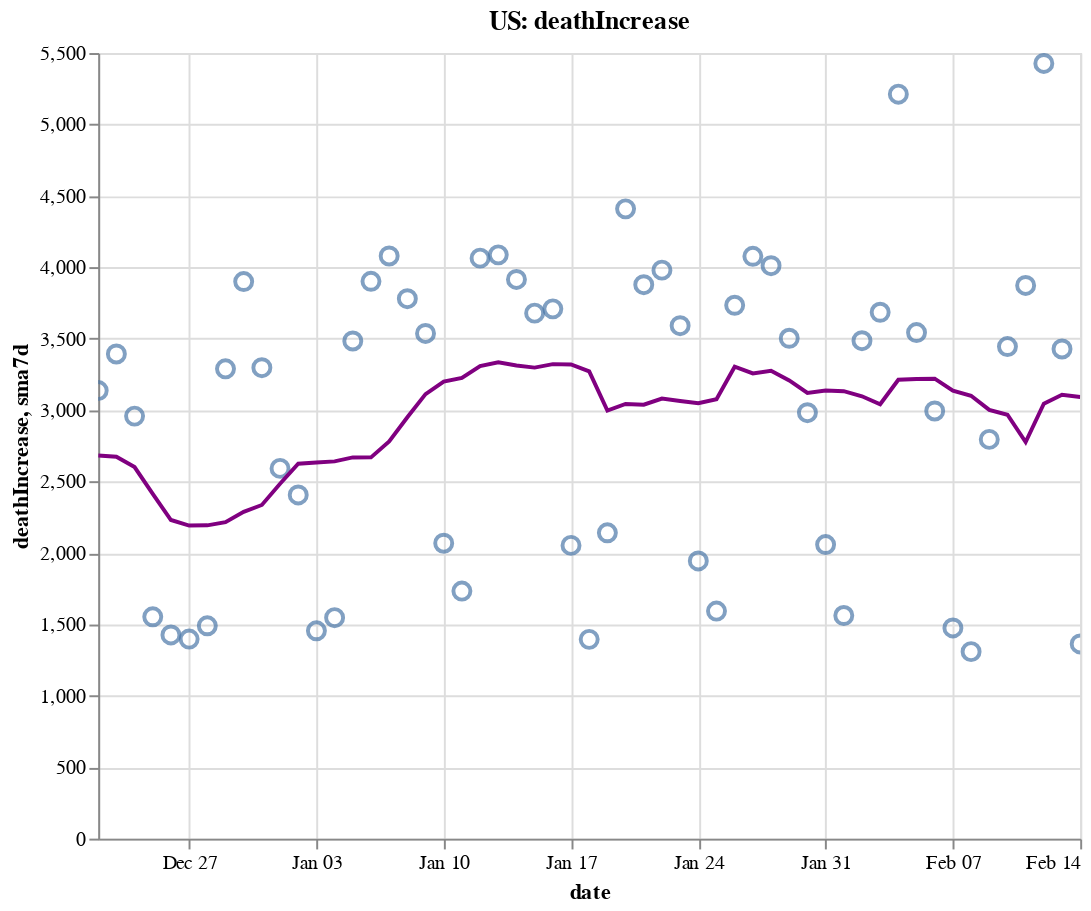

This figure's notebook cell:
### Code cell
create_plot(us, 'deathIncrease')

### Figure 1 — Vega-Lite specification as saved in the notebook (floating-point values rounded to 4 significant figures)
{"config": {"view": {"continuousWidth": 400, "continuousHeight": 300}}, "layer": [{"layer": [{"mark": {"type": "point", "size": 75}, "encoding": {"tooltip": [{"type": "temporal", "field": "date"}, {"type": "quantitative", "field": "deathIncrease"}, {"type": "quantitative", "field": "sma7d"}], "x": {"type": "temporal", "field": "date"}, "y": {"type": "quantitative", "field": "deathIncrease"}}, "selection": {"selector006": {"type": "interval", "bind": "scales", "encodings": ["x", "y"]}}}, {"mark": {"type": "line", "color": "purple"}, "encoding": {"x": {"type": "temporal", "field": "date"}, "y": {"type": "quantitative", "field": "sma7d"}}}]}, {"mark": {"type": "rule", "color": "#aaa"}, "encoding": {"x": {"type": "temporal", "field": "date"}}, "transform": [{"filter": {"selection": "selector005"}}]}, {"mark": "circle", "encoding": {"opacity": {"condition": {"value": 1, "selection": "selector005"}, "value": 0}, "tooltip": [{"type": "temporal", "field": "date"}, {"type": "quantitative", "field": "deathIncrease"}, {"type": "quantitative", "field": "sma7d"}], "x": {"type": "temporal", "field": "date"}, "y": {"type": "quantitative", "field": "deathIncrease"}}, "selection": {"selector005": {"type": "single", "encodings": ["x"], "on": "mouseover", "nearest": true, "empty": "none"}}}, {"mark": {"type": "text", "align": "left", "dx": 5, "dy": -5, "stroke": "white", "strokeWidth": 2}, "encoding": {"text": {"type": "quantitative", "field": "deathIncrease"}, "tooltip": [{"type": "temporal", "field": "date"}, {"type": "quantitative", "field": "deathIncrease"}, {"type": "quantitative", "field": "sma7d"}], "x": {"type": "temporal", "field": "date"}, "y": {"type": "quantitative", "field": "deathIncrease"}}, "transform": [{"filter": {"selection": "selector005"}}]}, {"mark": {"type": "text", "align": "left", "dx": 5, "dy": -5}, "encoding": {"text": {"type": "quantitative", "field": "deathIncrease"}, "tooltip": [{"type": "temporal", "field": "date"}, {"type": "quantitative", "field": "deathIncrease"}, {"type": "quantitative", "field": "sma7d"}], "x": {"type": "temporal", "field": "date"}, "y": {"type": "quantitative", "field": "deathIncrease"}}, "transform": [{"filter": {"selection": "selector005"}}]}], "data": {"name": "data-263979b128e6219eb6b9e20385423e3b"}, "height": 400, "title": "US: deathIncrease", "width": 500, "$schema": "https://vega.github.io/schema/vega-lite/v4.8.1.json", "datasets": {"data-263979b128e6219eb6b9e20385423e3b": [{"date": "2020-12-22T00:00:00", "totalTestResultsIncrease": 1758000.0, "positiveIncrease": 193000.0, "death": 314100.0, "deathIncrease": 3137.0, "positiveRate": 0.11, "state": "US", "sma7d": 2682.0}, {"date": "2020-12-23T00:00:00", "totalTestResultsIncrease": 1780000.0, "positiveIncrease": 224500.0, "death": 317500.0, "deathIncrease": 3393.0, "positiveRate": 0.126, "state": "US", "sma7d": 2674.0}, {"date": "2020-12-24T00:00:00", "totalTestResultsIncrease": 1973000.0, "positiveIncrease": 206700.0, "death": 320400.0, "deathIncrease": 2958.0, "positiveRate": 0.105, "state": "US", "sma7d": 2601.0}, {"date": "2020-12-25T00:00:00", "totalTestResultsIncrease": 1416000.0, "positiveIncrease": 126800.0, "death": 322000.0, "deathIncrease": 1553.0, "positiveRate": 0.09, "state": "US", "sma7d": 2414.0}, {"date": "2020-12-26T00:00:00", "totalTestResultsIncrease": 2158000.0, "positiveIncrease": 190600.0, "death": 323400.0, "deathIncrease": 1426.0, "positiveRate": 0.088, "state": "US", "sma7d": 2231.0}, {"date": "2020-12-27T00:00:00", "totalTestResultsIncrease": 1371000.0, "positiveIncrease": 153500.0, "death": 324800.0, "deathIncrease": 1397.0, "positiveRate": 0.112, "state": "US", "sma7d": 2192.0}, {"date": "2020-12-28T00:00:00", "totalTestResultsIncrease": 1493000.0, "positiveIncrease": 164100.0, "death": 326300.0, "deathIncrease": 1490.0, "positiveRate": 0.11, "state": "US", "sma7d": 2193.0}, {"date": "2020-12-29T00:00:00", "totalTestResultsIncrease": 1322000.0, "positiveIncrease": 199700.0, "death": 329600.0, "deathIncrease": 3289.0, "positiveRate": 0.151, "state": "US", "sma7d": 2215.0}, {"date": "2020-12-30T00:00:00", "totalTestResultsIncrease": 1568000.0, "positiveIncrease": 229500.0, "death": 333500.0, "deathIncrease": 3900.0, "positiveRate": 0.146, "state": "US", "sma7d": 2288.0}, {"date": "2020-12-31T00:00:00", "totalTestResultsIncrease": 1786000.0, "positiveIncrease": 226200.0, "death": 336800.0, "deathIncrease": 3297.0, "positiveRate": 0.127, "state": "US", "sma7d": 2336.0}, {"date": "2021-01-01T00:00:00", "totalTestResultsIncrease": 1395000.0, "positiveIncrease": 182900.0, "death": 339400.0, "deathIncrease": 2592.0, "positiveRate": 0.131, "state": "US", "sma7d": 2484.0}, {"date": "2021-01-02T00:00:00", "totalTestResultsIncrease": 2104000.0, "positiveIncrease": 280300.0, "death": 341800.0, "deathIncrease": 2406.0, "positiveRate": 0.133, "state": "US", "sma7d": 2624.0}, {"date": "2021-01-03T00:00:00", "totalTestResultsIncrease": 1430000.0, "positiveIncrease": 208500.0, "death": 343300.0, "deathIncrease": 1455.0, "positiveRate": 0.146, "state": "US", "sma7d": 2633.0}, {"date": "2021-01-04T00:00:00", "totalTestResultsIncrease": 1582000.0, "positiveIncrease": 179600.0, "death": 344800.0, "deathIncrease": 1547.0, "positiveRate": 0.114, "state": "US", "sma7d": 2641.0}, {"date": "2021-01-05T00:00:00", "totalTestResultsIncrease": 1715000.0, "positiveIncrease": 219100.0, "death": 348300.0, "deathIncrease": 3484.0, "positiveRate": 0.128, "state": "US", "sma7d": 2669.0}, {"date": "2021-01-06T00:00:00", "totalTestResultsIncrease": 1638000.0, "positiveIncrease": 250200.0, "death": 352200.0, "deathIncrease": 3902.0, "positiveRate": 0.153, "state": "US", "sma7d": 2669.0}, {"date": "2021-01-07T00:00:00", "totalTestResultsIncrease": 1946000.0, "positiveIncrease": 272000.0, "death": 356300.0, "deathIncrease": 4079.0, "positiveRate": 0.14, "state": "US", "sma7d": 2781.0}, {"date": "2021-01-08T00:00:00", "totalTestResultsIncrease": 2164000.0, "positiveIncrease": 295100.0, "death": 360000.0, "deathIncrease": 3780.0, "positiveRate": 0.136, "state": "US", "sma7d": 2950.0}, {"date": "2021-01-09T00:00:00", "totalTestResultsIncrease": 2112000.0, "positiveIncrease": 269400.0, "death": 363600.0, "deathIncrease": 3537.0, "positiveRate": 0.128, "state": "US", "sma7d": 3112.0}, {"date": "2021-01-10T00:00:00", "totalTestResultsIncrease": 2025000.0, "positiveIncrease": 228700.0, "death": 365700.0, "deathIncrease": 2068.0, "positiveRate": 0.113, "state": "US", "sma7d": 3200.0}, {"date": "2021-01-11T00:00:00", "totalTestResultsIncrease": 1867000.0, "positiveIncrease": 195300.0, "death": 367400.0, "deathIncrease": 1733.0, "positiveRate": 0.105, "state": "US", "sma7d": 3226.0}, {"date": "2021-01-12T00:00:00", "totalTestResultsIncrease": 1959000.0, "positiveIncrease": 218000.0, "death": 371400.0, "deathIncrease": 4064.0, "positiveRate": 0.111, "state": "US", "sma7d": 3309.0}, {"date": "2021-01-13T00:00:00", "totalTestResultsIncrease": 1840000.0, "positiveIncrease": 224500.0, "death": 375500.0, "deathIncrease": 4087.0, "positiveRate": 0.122, "state": "US", "sma7d": 3335.0}, {"date": "2021-01-14T00:00:00", "totalTestResultsIncrease": 2044000.0, "positiveIncrease": 225600.0, "death": 379500.0, "deathIncrease": 3915.0, "positiveRate": 0.11, "state": "US", "sma7d": 3312.0}, {"date": "2021-01-15T00:00:00", "totalTestResultsIncrease": 2322000.0, "positiveIncrease": 246500.0, "death": 383100.0, "deathIncrease": 3679.0, "positiveRate": 0.106, "state": "US", "sma7d": 3298.0}, {"date": "2021-01-16T00:00:00", "totalTestResultsIncrease": 2079000.0, "positiveIncrease": 218100.0, "death": 386800.0, "deathIncrease": 3709.0, "positiveRate": 0.105, "state": "US", "sma7d": 3322.0}, {"date": "2021-01-17T00:00:00", "totalTestResultsIncrease": 1893000.0, "positiveIncrease": 187200.0, "death": 388900.0, "deathIncrease": 2053.0, "positiveRate": 0.099, "state": "US", "sma7d": 3320.0}, {"date": "2021-01-18T00:00:00", "totalTestResultsIncrease": 2116000.0, "positiveIncrease": 150800.0, "death": 390300.0, "deathIncrease": 1395.0, "positiveRate": 0.071, "state": "US", "sma7d": 3272.0}, {"date": "2021-01-19T00:00:00", "totalTestResultsIncrease": 1728000.0, "positiveIncrease": 146600.0, "death": 392400.0, "deathIncrease": 2141.0, "positiveRate": 0.085, "state": "US", "sma7d": 2997.0}, {"date": "2021-01-20T00:00:00", "totalTestResultsIncrease": 1824000.0, "positiveIncrease": 189200.0, "death": 396800.0, "deathIncrease": 4409.0, "positiveRate": 0.104, "state": "US", "sma7d": 3043.0}, {"date": "2021-01-21T00:00:00", "totalTestResultsIncrease": 1935000.0, "positiveIncrease": 186300.0, "death": 400700.0, "deathIncrease": 3878.0, "positiveRate": 0.096, "state": "US", "sma7d": 3038.0}, {"date": "2021-01-22T00:00:00", "totalTestResultsIncrease": 2033000.0, "positiveIncrease": 190900.0, "death": 404700.0, "deathIncrease": 3980.0, "positiveRate": 0.094, "state": "US", "sma7d": 3081.0}, {"date": "2021-01-23T00:00:00", "totalTestResultsIncrease": 1968000.0, "positiveIncrease": 177100.0, "death": 408300.0, "deathIncrease": 3591.0, "positiveRate": 0.09, "state": "US", "sma7d": 3064.0}, {"date": "2021-01-24T00:00:00", "totalTestResultsIncrease": 1764000.0, "positiveIncrease": 144200.0, "death": 410200.0, "deathIncrease": 1944.0, "positiveRate": 0.082, "state": "US", "sma7d": 3048.0}, {"date": "2021-01-25T00:00:00", "totalTestResultsIncrease": 1721000.0, "positiveIncrease": 133500.0, "death": 411800.0, "deathIncrease": 1593.0, "positiveRate": 0.078, "state": "US", "sma7d": 3077.0}, {"date": "2021-01-26T00:00:00", "totalTestResultsIncrease": 1725000.0, "positiveIncrease": 146400.0, "death": 415600.0, "deathIncrease": 3734.0, "positiveRate": 0.085, "state": "US", "sma7d": 3304.0}, {"date": "2021-01-27T00:00:00", "totalTestResultsIncrease": 1654000.0, "positiveIncrease": 154000.0, "death": 419600.0, "deathIncrease": 4077.0, "positiveRate": 0.093, "state": "US", "sma7d": 3257.0}, {"date": "2021-01-28T00:00:00", "totalTestResultsIncrease": 1951000.0, "positiveIncrease": 157300.0, "death": 423600.0, "deathIncrease": 4011.0, "positiveRate": 0.081, "state": "US", "sma7d": 3276.0}, {"date": "2021-01-29T00:00:00", "totalTestResultsIncrease": 1952000.0, "positiveIncrease": 167100.0, "death": 427100.0, "deathIncrease": 3503.0, "positiveRate": 0.086, "state": "US", "sma7d": 3208.0}, {"date": "2021-01-30T00:00:00", "totalTestResultsIncrease": 2158000.0, "positiveIncrease": 148800.0, "death": 430100.0, "deathIncrease": 2982.0, "positiveRate": 0.069, "state": "US", "sma7d": 3121.0}, {"date": "2021-01-31T00:00:00", "totalTestResultsIncrease": 1716000.0, "positiveIncrease": 119400.0, "death": 432200.0, "deathIncrease": 2059.0, "positiveRate": 0.07, "state": "US", "sma7d": 3137.0}, {"date": "2021-02-01T00:00:00", "totalTestResultsIncrease": 1634000.0, "positiveIncrease": 120200.0, "death": 433800.0, "deathIncrease": 1562.0, "positiveRate": 0.074, "state": "US", "sma7d": 3133.0}, {"date": "2021-02-02T00:00:00", "totalTestResultsIncrease": 1403000.0, "positiveIncrease": 117600.0, "death": 437200.0, "deathIncrease": 3486.0, "positiveRate": 0.084, "state": "US", "sma7d": 3097.0}, {"date": "2021-02-03T00:00:00", "totalTestResultsIncrease": 1443000.0, "positiveIncrease": 117000.0, "death": 440900.0, "deathIncrease": 3685.0, "positiveRate": 0.081, "state": "US", "sma7d": 3041.0}, {"date": "2021-02-04T00:00:00", "totalTestResultsIncrease": 1678000.0, "positiveIncrease": 123900.0, "death": 446100.0, "deathIncrease": 5212.0, "positiveRate": 0.074, "state": "US", "sma7d": 3213.0}, {"date": "2021-02-05T00:00:00", "totalTestResultsIncrease": 1879000.0, "positiveIncrease": 131100.0, "death": 449700.0, "deathIncrease": 3543.0, "positiveRate": 0.07, "state": "US", "sma7d": 3218.0}, {"date": "2021-02-06T00:00:00", "totalTestResultsIncrease": 1882000.0, "positiveIncrease": 114600.0, "death": 452700.0, "deathIncrease": 2994.0, "positiveRate": 0.061, "state": "US", "sma7d": 3220.0}, {"date": "2021-02-07T00:00:00", "totalTestResultsIncrease": 1498000.0, "positiveIncrease": 95990.0, "death": 454100.0, "deathIncrease": 1475.0, "positiveRate": 0.064, "state": "US", "sma7d": 3137.0}, {"date": "2021-02-08T00:00:00", "totalTestResultsIncrease": 1434000.0, "positiveIncrease": 77740.0, "death": 455500.0, "deathIncrease": 1309.0, "positiveRate": 0.054, "state": "US", "sma7d": 3101.0}, {"date": "2021-02-09T00:00:00", "totalTestResultsIncrease": 1503000.0, "positiveIncrease": 92990.0, "death": 458200.0, "deathIncrease": 2795.0, "positiveRate": 0.062, "state": "US", "sma7d": 3002.0}, {"date": "2021-02-10T00:00:00", "totalTestResultsIncrease": 1393000.0, "positiveIncrease": 95190.0, "death": 461700.0, "deathIncrease": 3445.0, "positiveRate": 0.068, "state": "US", "sma7d": 2968.0}, {"date": "2021-02-11T00:00:00", "totalTestResultsIncrease": 1873000.0, "positiveIncrease": 102400.0, "death": 465600.0, "deathIncrease": 3873.0, "positiveRate": 0.055, "state": "US", "sma7d": 2776.0}, {"date": "2021-02-12T00:00:00", "totalTestResultsIncrease": 1819000.0, "positiveIncrease": 101000.0, "death": 471000.0, "deathIncrease": 5427.0, "positiveRate": 0.056, "state": "US", "sma7d": 3045.0}, {"date": "2021-02-13T00:00:00", "totalTestResultsIncrease": 1744000.0, "positiveIncrease": 90200.0, "death": 474400.0, "deathIncrease": 3428.0, "positiveRate": 0.052, "state": "US", "sma7d": 3107.0}, {"date": "2021-02-14T00:00:00", "totalTestResultsIncrease": 1420000.0, "positiveIncrease": 71840.0, "death": 475500.0, "deathIncrease": 1363.0, "positiveRate": 0.051, "state": "US", "sma7d": 3091.0}]}}
